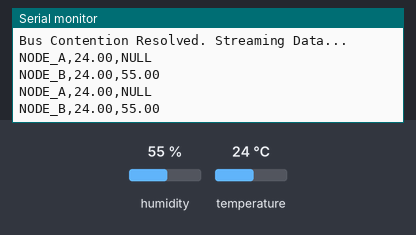
Simulated run of this sketch. Board: Arduino Uno, built with avr-gcc and run on an emulated ATmega328P. On the bench: the last lines printed to the serial monitor. The inputs (shaded band) are chosen by the test bench; at power-on: humidity 55 %, temperature 24 °C.

Above: at 1.2 s.
1.3 s: humidity set to 22 %
At 2.5 s:
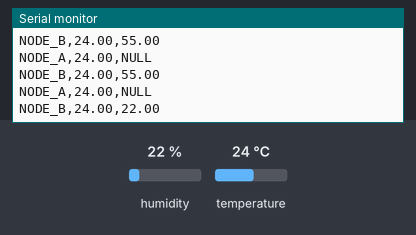
2.8 s: temperature set to 12 °C
At 3.5 s:
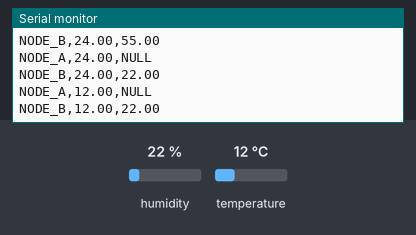
4.3 s: humidity set to 40 %
At 5.4 s:
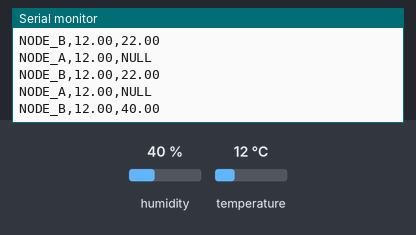
Timing chart, 0 to 7.3 s (numbered marks = the images above; inputs shaded):
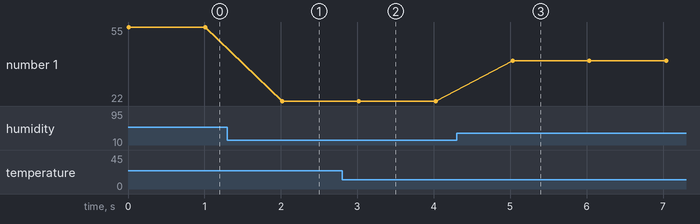

The sketch:

Distributed_Environmental_Hub.ino
```cpp
#include <Wire.h>
#include <Adafruit_Sensor.h>
#include <Adafruit_BME280.h>
#include <Adafruit_BMP280.h>

// Initialize sensors
Adafruit_BMP280 bmp; // Default Address 0x76
Adafruit_BME280 bme; // Default Address 0x77

void setup() {
  Serial.begin(115200); // High speed for SLAM-ready telemetry
  Serial.println("Initializing Environmental Hub...");

  // Start BMP280
  if (!bmp.begin(0x76)) {
    Serial.println("Check BMP280 wiring/address!");
  }

  // Start BME280
  if (!bme.begin(0x77)) {
    Serial.println("Check BME280 wiring/address!");
  }

  Serial.println("Bus Contention Resolved. Streaming Data...");
}

void loop() {
  // Read from BMP280 (Node A)
  float tempA = bmp.readTemperature();

  // Read from BME280 (Node B)
  float tempB = bme.readTemperature();
  float humidityB = bme.readHumidity();

  // SERIALIZATION: Formating for "Cloud" or "Master Node" processing
  // Format: [NodeID],[Temp],[Humidity]
  Serial.print("NODE_A,"); Serial.print(tempA); Serial.println(",NULL");
  Serial.print("NODE_B,"); Serial.print(tempB); Serial.print(","); Serial.println(humidityB);

  delay(1000);
}
```

Measured:
- after the input at 1.3 s, the serial monitor: prints a new line after 0.72 s (image 1)
- after the input at 2.8 s, the serial monitor: prints a new line after 0.22 s (image 2)
- after the input at 4.3 s, the serial monitor: prints a new line after 0.73 s (image 3)
- plotted number 1: 55 → 22 after the input at 1.3 s, 22 → 40 after the input at 4.3 s
